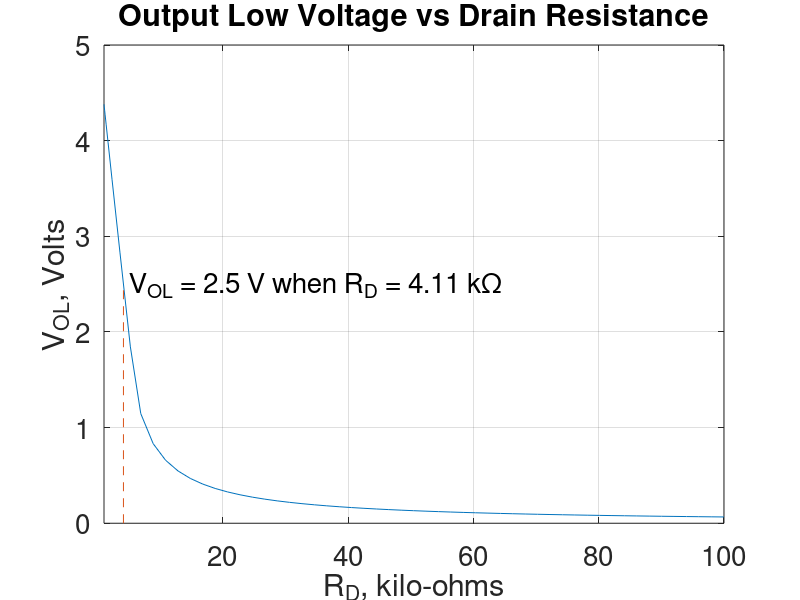
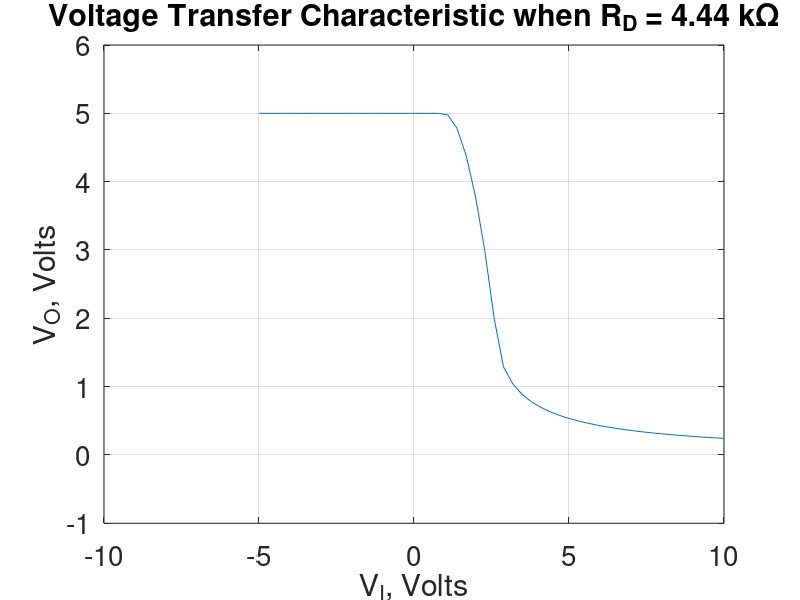
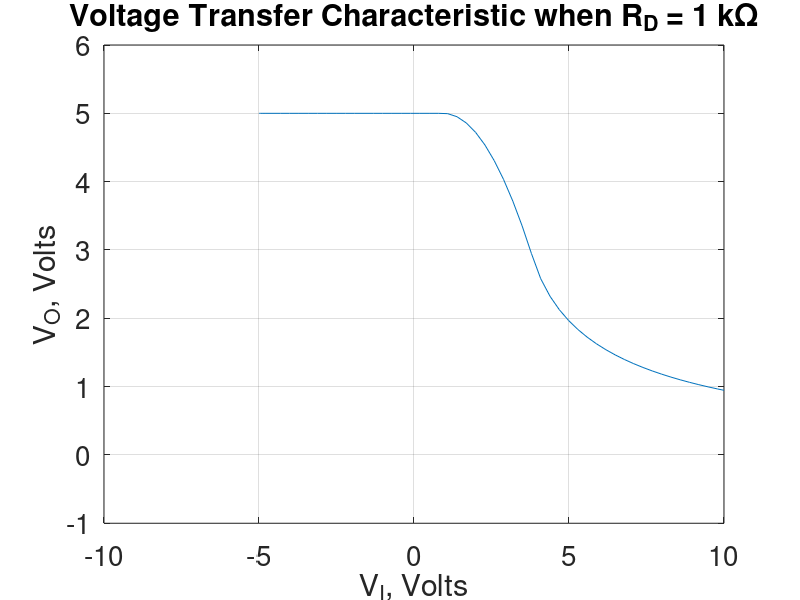
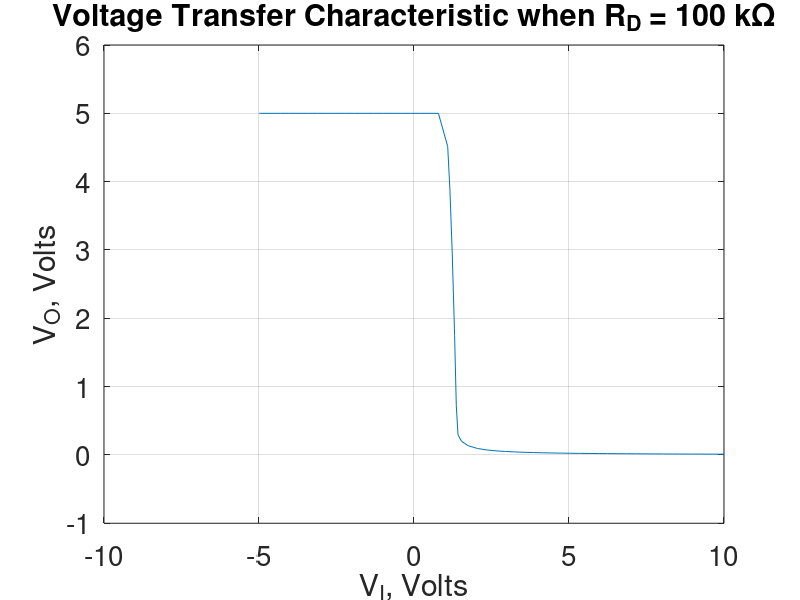

The MATLAB script that drew these images, in order:
%% Number 1
%   Author: Derek Haas
%   Date: 10-23-18
%

close all;

%% Plots VOL vs RD

data = csvread('NMOS_VOLvsRD.CSV');
RD = data(:, 1);
VOL = data(:, 3);

figure(1);

plot(RD * 10e-4, VOL);
set(gca,'fontsize',20);
title('Output Low Voltage vs Drain Resistance');
xlabel('R_{D}, kilo-ohms')
ylabel('V_{OL}, Volts');
grid on;
xlim([1 100]);

rd = interp1(VOL,RD,2.5) / 1e3
line([rd rd], [0 2.5], 'linestyle', '--');
label = 'V_{OL} = 2.5 V when R_{D} = 4.11 k\Omega';
text(5, 2.5, label, 'fontsize', 20);


%% Plot Voltage Transfer Characteristic Rd = 4.4k

data = csvread('NMOS_VTC_4k4.CSV');
Vout = data(:, 1);
Vgs = data(:, 3);

figure(2);

plot(Vout, Vgs);
set(gca,'fontsize',20);
title('Voltage Transfer Characteristic when R_{D} = 4.44 k\Omega');
xlabel('V_{I}, Volts');
ylabel('V_{O}, Volts');
grid on;
ylim([-1 6])


%% Plot Voltage Transfer Characteristic Rd = 1k

data = csvread('NMOS_VTC_1k.CSV');
Vout = data(:, 1);
Vgs = data(:, 3);

figure(3);

plot(Vout, Vgs);
set(gca,'fontsize',20);
title('Voltage Transfer Characteristic when R_{D} = 1 k\Omega');
xlabel('V_{I}, Volts');
ylabel('V_{O}, Volts');
grid on;
ylim([-1 6]);


%% Plot Voltage Transfer Characteristic Rd = 100k

data = csvread('NMOS_VTC_100k.CSV');
Vout = data(:, 1);
Vgs = data(:, 3);

figure(4);

plot(Vout, Vgs);
set(gca,'fontsize',20);
title('Voltage Transfer Characteristic when R_{D} = 100 k\Omega');
xlabel('V_{I}, Volts');
ylabel('V_{O}, Volts');
grid on;
ylim([-1 6])

%% Transient Simulation Rd = 1k

data = csvread('NMOS_transient_1k.CSV');
time = data(:, 1);
Vout = data(:, 2);

figure(5);

plot(time * 1e3, Vout);
set(gca,'fontsize',20);
title('NMOS Inverter Simulated Transient Response when R_{D} = 1 k\Omega');
xlabel('Time, ms')
ylabel('V_{O1}, Volts');
grid on;
ylim([-1 6]);

%% Transient Simulation Rd = 4.4k

data = csvread('NMOS_transient_4k4.CSV');
time = data(:, 1);      % CSV says otherwise????
Vout = data(:, 2);      % Confused here

figure(6);

plot(time * 1e3, Vout);
set(gca,'fontsize',20);
title('NMOS Inverter Simulated Transient Response when R_{D} = 4.44 k\Omega');
xlabel('Time, ms')
ylabel('V_{O1}, Volts');
grid on;
ylim([-1 6]);

%% Transient Simulation Rd = 100k

data = csvread('NMOS_transient_100k.CSV');
time = data(:, 1);      % CSV says otherwise????
Vout = data(:, 2);      % Confused here

figure(7);

plot(time * 1e3, Vout);
set(gca,'fontsize',20);
title('NMOS Inverter Simulated Transient Response when R_{D} = 100 k\Omega');
xlabel('Time, ms')
ylabel('V_{O1}, Volts');
grid on;
ylim([-1 6]);